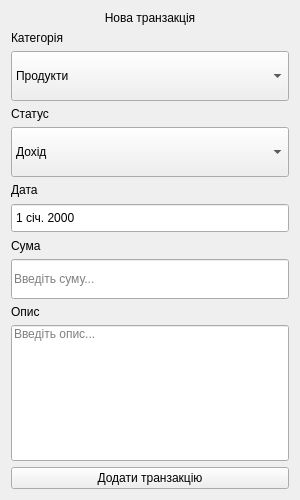
<?xml version="1.0" encoding="UTF-8"?>
<ui version="4.0">
 <class>win_transMenu</class>
 <widget class="QWidget" name="win_transMenu">
  <property name="geometry">
   <rect>
    <x>0</x>
    <y>0</y>
    <width>300</width>
    <height>500</height>
   </rect>
  </property>
  <property name="minimumSize">
   <size>
    <width>300</width>
    <height>400</height>
   </size>
  </property>
  <property name="maximumSize">
   <size>
    <width>300</width>
    <height>500</height>
   </size>
  </property>
  <property name="windowTitle">
   <string>UkrLife</string>
  </property>
  <property name="windowIcon">
   <iconset>
    <normaloff>../images/icons/icon.ico</normaloff>../images/icons/icon.ico</iconset>
  </property>
  <property name="locale">
   <locale language="Ukrainian" country="Ukraine"/>
  </property>
  <layout class="QHBoxLayout" name="horizontalLayout">
   <item>
    <layout class="QVBoxLayout" name="verticalLayout">
     <item>
      <widget class="QLabel" name="label">
       <property name="text">
        <string>Нова транзакція</string>
       </property>
       <property name="alignment">
        <set>Qt::AlignCenter</set>
       </property>
      </widget>
     </item>
     <item>
      <widget class="QLabel" name="label_2">
       <property name="text">
        <string>Категорія</string>
       </property>
      </widget>
     </item>
     <item>
      <widget class="QComboBox" name="cBox_categories">
       <property name="sizePolicy">
        <sizepolicy hsizetype="Preferred" vsizetype="Fixed">
         <horstretch>0</horstretch>
         <verstretch>0</verstretch>
        </sizepolicy>
       </property>
       <property name="minimumSize">
        <size>
         <width>0</width>
         <height>50</height>
        </size>
       </property>
       <property name="cursor">
        <cursorShape>PointingHandCursor</cursorShape>
       </property>
       <property name="currentText">
        <string>Продукти</string>
       </property>
       <item>
        <property name="text">
         <string>Продукти</string>
        </property>
        <property name="icon">
         <iconset>
          <normaloff>../images/icons/groc.png</normaloff>../images/icons/groc.png</iconset>
        </property>
       </item>
       <item>
        <property name="text">
         <string>Транспорт</string>
        </property>
        <property name="icon">
         <iconset>
          <normaloff>../images/icons/transport.png</normaloff>../images/icons/transport.png</iconset>
        </property>
       </item>
       <item>
        <property name="text">
         <string>Розваги</string>
        </property>
        <property name="icon">
         <iconset>
          <normaloff>../images/icons/entertaiment.png</normaloff>../images/icons/entertaiment.png</iconset>
        </property>
       </item>
       <item>
        <property name="text">
         <string>Інше</string>
        </property>
        <property name="icon">
         <iconset>
          <normaloff>../images/icons/others.png</normaloff>../images/icons/others.png</iconset>
        </property>
       </item>
      </widget>
     </item>
     <item>
      <widget class="QLabel" name="label_3">
       <property name="text">
        <string>Статус</string>
       </property>
      </widget>
     </item>
     <item>
      <widget class="QComboBox" name="cBox_status">
       <property name="sizePolicy">
        <sizepolicy hsizetype="Preferred" vsizetype="Fixed">
         <horstretch>0</horstretch>
         <verstretch>0</verstretch>
        </sizepolicy>
       </property>
       <property name="minimumSize">
        <size>
         <width>0</width>
         <height>50</height>
        </size>
       </property>
       <property name="cursor">
        <cursorShape>PointingHandCursor</cursorShape>
       </property>
       <property name="currentText">
        <string>Дохід</string>
       </property>
       <item>
        <property name="text">
         <string>Дохід</string>
        </property>
        <property name="icon">
         <iconset>
          <normaloff>../images/icons/up.png</normaloff>../images/icons/up.png</iconset>
        </property>
       </item>
       <item>
        <property name="text">
         <string>Витрата</string>
        </property>
        <property name="icon">
         <iconset>
          <normaloff>../images/icons/down.png</normaloff>../images/icons/down.png</iconset>
        </property>
       </item>
      </widget>
     </item>
     <item>
      <widget class="QLabel" name="label_4">
       <property name="text">
        <string>Дата</string>
       </property>
      </widget>
     </item>
     <item>
      <widget class="QDateEdit" name="dE_date">
       <property name="sizePolicy">
        <sizepolicy hsizetype="Minimum" vsizetype="Fixed">
         <horstretch>0</horstretch>
         <verstretch>0</verstretch>
        </sizepolicy>
       </property>
       <property name="minimumSize">
        <size>
         <width>0</width>
         <height>30</height>
        </size>
       </property>
       <property name="styleSheet">
        <string notr="true"/>
       </property>
       <property name="buttonSymbols">
        <enum>QAbstractSpinBox::NoButtons</enum>
       </property>
       <property name="dateTime">
        <datetime>
         <hour>0</hour>
         <minute>0</minute>
         <second>0</second>
         <year>2000</year>
         <month>1</month>
         <day>1</day>
        </datetime>
       </property>
      </widget>
     </item>
     <item>
      <widget class="QLabel" name="label_5">
       <property name="text">
        <string>Сума</string>
       </property>
      </widget>
     </item>
     <item>
      <widget class="QLineEdit" name="sumLine">
       <property name="sizePolicy">
        <sizepolicy hsizetype="Expanding" vsizetype="Fixed">
         <horstretch>0</horstretch>
         <verstretch>0</verstretch>
        </sizepolicy>
       </property>
       <property name="minimumSize">
        <size>
         <width>0</width>
         <height>40</height>
        </size>
       </property>
       <property name="placeholderText">
        <string>Введіть суму...</string>
       </property>
      </widget>
     </item>
     <item>
      <widget class="QLabel" name="label_6">
       <property name="text">
        <string>Опис</string>
       </property>
      </widget>
     </item>
     <item>
      <widget class="QLineEdit" name="descLine">
       <property name="sizePolicy">
        <sizepolicy hsizetype="Expanding" vsizetype="MinimumExpanding">
         <horstretch>0</horstretch>
         <verstretch>0</verstretch>
        </sizepolicy>
       </property>
       <property name="alignment">
        <set>Qt::AlignLeading|Qt::AlignLeft|Qt::AlignTop</set>
       </property>
       <property name="placeholderText">
        <string>Введіть опис...</string>
       </property>
      </widget>
     </item>
     <item>
      <widget class="QPushButton" name="b_trans_add">
       <property name="cursor">
        <cursorShape>PointingHandCursor</cursorShape>
       </property>
       <property name="text">
        <string>Додати транзакцію</string>
       </property>
      </widget>
     </item>
    </layout>
   </item>
  </layout>
 </widget>
 <resources/>
 <connections/>
</ui>
